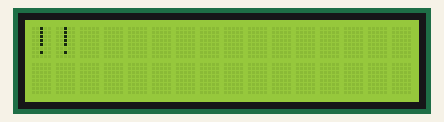
Recording of a sketch running on a simulated Arduino Uno, built with avr-gcc and run on an emulated ATmega328P. On the bench: 16×2 character LCD.

Above: at 0.51 s.
At 1.73 s:
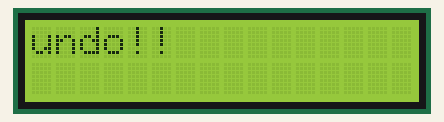
At 3.24 s:
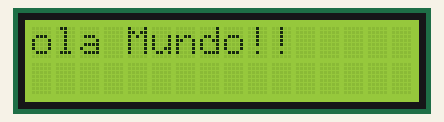
At 8.3 s:
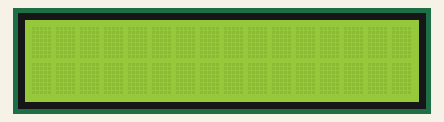
At 14.19 s:
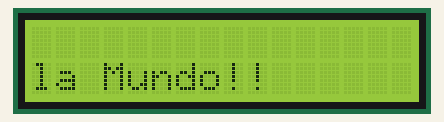
At 18.12 s:
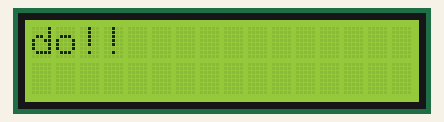

Measured:
- by itself, everything shown: repeats every 17.0 s, in 55 steps
- what the display in image 3 shows lasts 0.6 s, from 8.3 s to 8.9 s

The sketch:

act1_clase_08_06_22_spd1.ino
```cpp
// Actividad 1 Clase 08-06-22 SPD

#include <LiquidCrystal.h>

LiquidCrystal lcd(12, 11, 5, 4, 3, 2);

String textoFila = "Hola Mundo!!";

void setup()
{
	Serial.begin(9600);
    lcd.begin(16, 2);
}

void loop()
{
  int Texto=textoFila.length();

  for(int i= Texto; i>0 ; i--)
  {
    String Texto = textoFila.substring(i-1);

    lcd.clear();

    lcd.setCursor(0, 0);

    lcd.print(Texto);

    delay(300);
  }

  for(int i=1; i<=16;i++)
  {
    lcd.clear();

    lcd.setCursor(i, 0);

    lcd.print(textoFila);

    delay(300);
  }

  for(int i=16;i>=1;i--)
  {
    lcd.clear();

    lcd.setCursor(i, 1);

    lcd.print(textoFila);

    delay(300);
  }

  for(int i=1; i<= Texto ; i++)
  {
    String Texto = textoFila.substring(i-1);

    lcd.clear();

    lcd.setCursor(0, 1);

    lcd.print(Texto);

    delay(300);
  }
}
```
